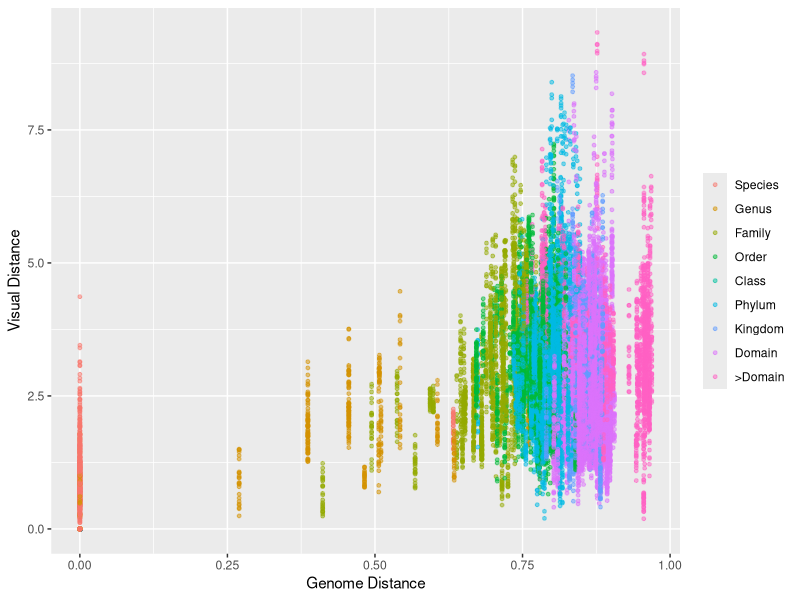
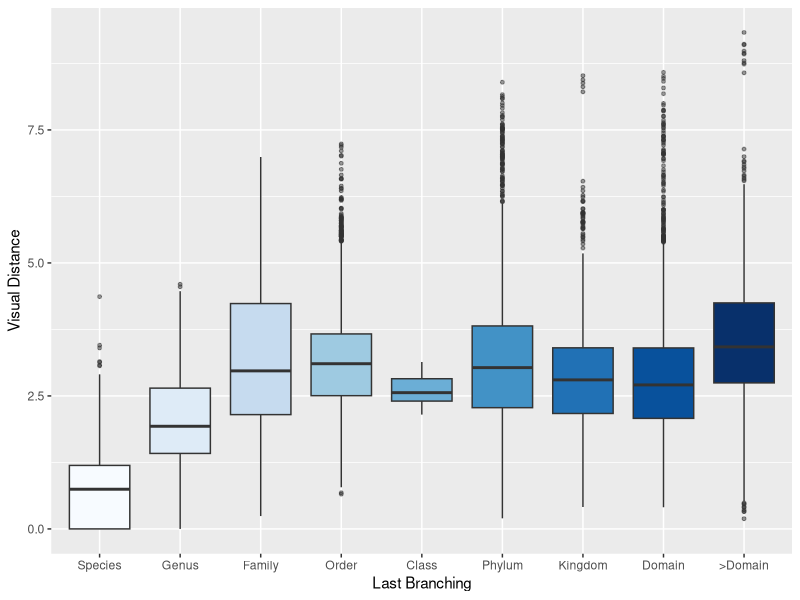
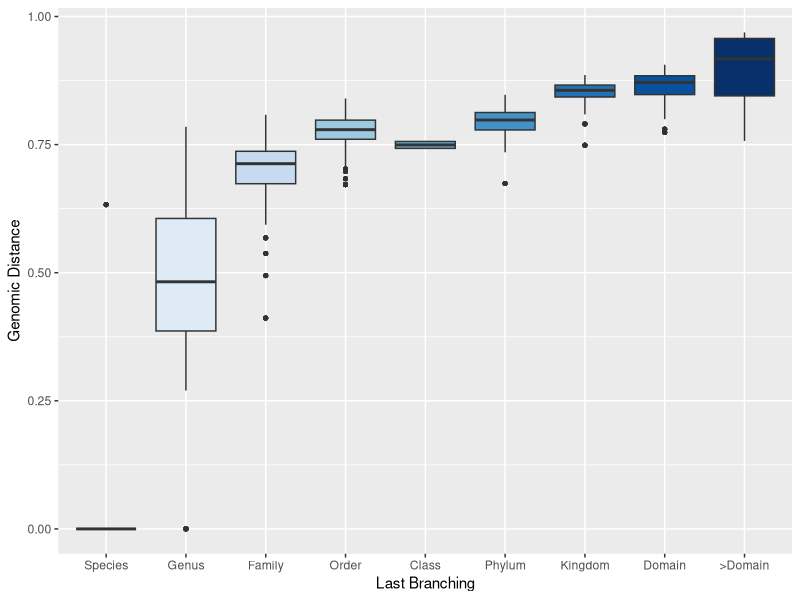

These figures' R source, in order:
rm(list = ls())

library('tidyverse')
library('vegan')
library('gdata')

# Re-Read scaled data, and WGS Distance.
scaled.mini_repl <- read.csv('results/cryoem_scaled_mini_replicates.csv', sep = ",", header = T, row.names = 1) %>%
  mutate(concat = case_when(!is.na(Identifier) ~ paste0(Strain, "_", Identifier),T ~ Strain))
wgs_dist <- read.csv('data/wgs_distance_jaccard.csv',sep = ",", header = TRUE, row.names = 1, check.names = FALSE)
meta <- read.csv('results/cryoem_metadata_enriched.csv',sep = ",", header = TRUE, row.names = 1) %>%
  mutate(concat = case_when(!is.na(Identifier) ~ paste0(Strain, "_", Identifier),T ~ Strain))

# Check that all samples, for which cryo-EM measurements exist, are part of WGS table
setdiff(scaled.mini_repl$concat,rownames(wgs_dist))
setdiff(scaled.mini_repl$concat,colnames(wgs_dist))

# Remove distance measurements from WGS for which no 3D cryo-EM data exists
row.names.remove <- setdiff(rownames(wgs_dist),scaled.mini_repl$concat)
wgs_dist_cleaned <- wgs_dist[!(row.names(wgs_dist) %in% row.names.remove), ]
wgs_dist_cleaned <- wgs_dist_cleaned[,!names(wgs_dist_cleaned) %in% row.names.remove]

write.csv(wgs_dist_cleaned,"results/wgs_dist_cleaned.csv")

rm('wgs_dist','row.names.remove')

# Sort alphabetically, use only upper triangle of WGS matrix
wgs_dist_cleaned <- wgs_dist_cleaned[order(rownames(wgs_dist_cleaned)), ]
wgs_dist_cleaned <- wgs_dist_cleaned[ ,order(colnames(wgs_dist_cleaned))]

lowerTriangle(wgs_dist_cleaned) <- NA

# Calculate replicate-level cryo-EM distance, sort, retain only upper triangle
cryoem_dist <- as.data.frame(as.matrix(vegdist(scaled.mini_repl[2:6], method = "euclidean", upper = TRUE)))

colnames(cryoem_dist) <- scaled.mini_repl$concat

cryoem_dist_sorted <- cryoem_dist[ ,order(colnames(cryoem_dist))]
colnames(cryoem_dist_sorted) <- str_split_fixed(colnames(cryoem_dist_sorted), '\\.', 2)[,1]

cryoem_dist_sorted$X <- scaled.mini_repl$concat
cryoem_dist_sorted <- cryoem_dist_sorted[order(cryoem_dist_sorted$X),]

write.csv(cryoem_dist,'results/cryoem_dist_replicates.csv')

lowerTriangle(cryoem_dist_sorted[1:225]) <- NA

rm('cryoem_dist')

# Turn into long tables
wgs_long <- wgs_dist_cleaned %>% 
  as.data.frame() %>%
  rownames_to_column("X") %>%
  pivot_longer(-c(X), names_to = "Y", values_to = "WGS_Distance")
wgs_long$comp <- paste(wgs_long$X,wgs_long$Y)
wgs_long <- na.omit(wgs_long)

cryoem_long <- cryoem_dist_sorted %>% 
  as.data.frame() %>%
  pivot_longer(-c(X), names_to = "Y", values_to = "cryoEM_Distance")
cryoem_long$comp <- paste(cryoem_long$X,cryoem_long$Y)
cryoem_long <- na.omit(cryoem_long)

rm('wgs_dist_cleaned','cryoem_dist_sorted','scaled.mini_repl')

# Introduce information on lowest common level (LCL)
find_lcl <- function(lhs, rhs, df) {
  # Define Phylogeny Vectors as [Genus, Family, Order, Class, Phylum, Kindom, Domain]
  
  ret <- c('Domain','Kingdom','Phylum','Class','Order','Family','Genus','Species')
  
  df_lhs <- df[df$concat == lhs,]
  df_rhs <- df[df$concat == rhs,]
  
  v_lhs <- c(df_lhs$Species,df_lhs$Genus,df_lhs$Family,df_lhs$Order,df_lhs$Class,df_lhs$Phylum,df_lhs$Kingdom,df_lhs$Domain)
  v_rhs <- c(df_rhs$Species,df_rhs$Genus,df_rhs$Family,df_rhs$Order,df_rhs$Class,df_rhs$Phylum,df_rhs$Kingdom,df_rhs$Domain)
  
  if(length(intersect(v_lhs,v_rhs)) > 0) {
    lcl <- c(ret[length(intersect(v_lhs,v_rhs))])
  } else {
    lcl <- c('>Domain')
  }
  
  
  return(lcl)
} 

wgs_long$LCL <- NA

for (i in 1:length(wgs_long$X)) {
  wgs_long$LCL[i] <- find_lcl(wgs_long$X[i],wgs_long$Y[i],meta)
}

rm('meta','i','find_lcl')

# Merge tables
df <- merge(cryoem_long, wgs_long, by = 'comp', all.x = TRUE)
df <- subset(df, select = -c(2,3,5,6))
df <- na.omit(df)

write.csv(df,'results/distance_vis_vs_genome_vs_LCL.csv')

# Plot Vis vs. WGS
ggplot(df, aes(WGS_Distance, cryoEM_Distance, color = fct_relevel(LCL,"Species","Genus","Family","Order","Class","Phylum","Kingdom","Domain",">Domain")))+
  geom_point(size = 1, alpha = 0.5)+
  scale_fill_manual(values = c('#000000'))+
  theme(legend.title = element_blank())+
  xlab('Genome Distance')+
  ylab('Visual Distance')

# Plot Vis vs. LCL
ggplot(df, aes(fct_inorder(LCL), cryoEM_Distance, fill = fct_relevel(LCL,"Species","Genus","Family","Order","Class","Phylum","Kingdom","Domain",">Domain")))+
  geom_boxplot(outlier.size=1, outlier.alpha = 0.5, outlier.fill = NULL, outlier.color = NULL)+
  scale_x_discrete(limits = c("Species","Genus","Family","Order","Class","Phylum","Kingdom","Domain",">Domain"))+
  scale_fill_brewer(type = "seq", direction = 1)+
  xlab('Last Branching')+
  ylab('Visual Distance')+  
  theme(legend.position="none")

# Plot WGS vs LCL
ggplot(df, aes(fct_inorder(LCL), WGS_Distance, fill = fct_relevel(LCL,"Species","Genus","Family","Order","Class","Phylum","Kingdom","Domain",">Domain")))+
  geom_boxplot(outlier.size=1, outlier.alpha = 0.5, outlier.fill = NULL, outlier.color = NULL)+
  scale_x_discrete(limits = c("Species","Genus","Family","Order","Class","Phylum","Kingdom","Domain",">Domain"))+
  scale_fill_brewer(type = "seq", direction = 1)+
  xlab('Last Branching')+
  ylab('Genomic Distance')+  
  theme(legend.position="none")

# Calculate ANOVA Visual Dist vs. LCL
sign <- aov(cryoEM_Distance ~ LCL, data = df)
summary(sign)

# Calculate correlation WGS / cryoEM for all LCL Species / Genus / Family
keep <- c("Species","Genus","Family")
species_genus_family <- df[(df$LCL %in% keep),]
cor.test(species_genus_family$cryoEM_Distance, species_genus_family$WGS_Distance, method = "pearson")

other <- df[!(df$LCL %in% keep),]
cor.test(other$cryoEM_Distance, other$WGS_Distance, method = "pearson")
